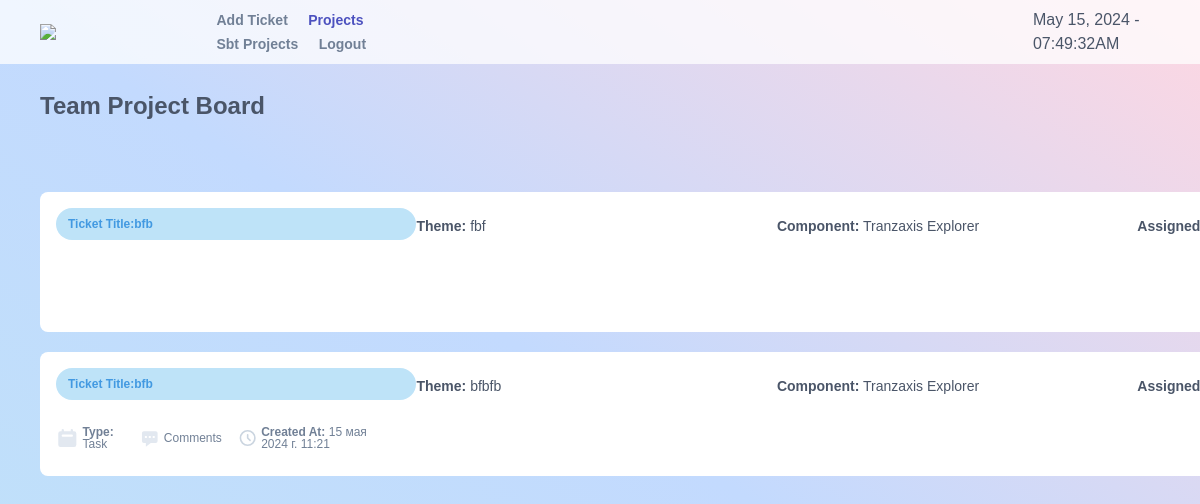
The page /user_tickets/ (signed in) on the database its author committed.
### myapp/models.py (models this page shows, shortened)
class Ticket(models.Model):
    STATUS_CHOICES = (
        ('open', 'Open'),
        ('closed', 'Closed'),
        ('in_progress', 'In process'),
    )
    COMPONENT_CHOICES = (
        ('Tranzaxis Explorer', 'Tranzaxis Explorer'),
        ('Tranzaxis WEB-Explorer', 'Tranzaxis WEB-Explorer'),
        ('3DS Server', '3DS Server'),
        ('TXPG', 'TXPG'),
    )
    TYPE_CHOICES = (
        ('task', 'Задача'),
        ('question', 'Вопрос'),
    )
    GROUP_CHOICES = (
    ('spitamen', 'Spitamen'),
    ('sbt', 'Sbt'),
    ('matin', 'Matin'),
    ('ssb', 'Ssb'),
    ('sarvat', 'Sarvat'),
    ('vasl', 'Vasl'),
)
    title = models.CharField(max_length=200)
    type = models.CharField(max_length=10, choices=TYPE_CHOICES)
    component = models.CharField(max_length=50, choices=COMPONENT_CHOICES)
    topic = models.CharField(max_length=200)
    description = models.TextField(max_length=500)
    created_by = models.ForeignKey(User, on_delete=models.CASCADE, related_name='created_tickets')
    sent_to = models.ManyToManyField(User, related_name='received_tickets', blank=True)
    created_at = models.DateTimeField(auto_now_add=True)
    assigned_to = models.ManyToManyField(User, related_name='assigned_tickets', blank=True)
    status = models.CharField(max_length=20, choices=STATUS_CHOICES, default='open')
    group = models.CharField(max_length=20, choices=GROUP_CHOICES)

### myapp/views.py (the view, shortened to what this page needs)
# urls.py: path('user_tickets/', views.user_tickets, name='user_tickets'),
@login_required
def user_tickets(request):
    user_profile = UserProfile.objects.get(user=request.user)
    user = request.user
    users = User.objects.all()
    project_form = TicketForm(request.POST or None, request=request)  # Создание формы для добавления проекта
    group_name = None
    groups = ['spitamen', 'sbt', 'matin', 'ssb', 'sarvat', 'vasl']  # Список всех групп
    for group in groups:
        if getattr(user_profile, group):  # Проверяем, состоит ли пользователь в текущей группе
            group_name = group
            break  # Если пользователь состоит в группе, выходим из цикла
    tickets = Ticket.objects.filter(created_by=user)
    return render(request, 'user_tickets.html', {
        'tickets': tickets,
        'users': users,
        'project_form': project_form,
        'spitamen': user_profile.spitamen,
        'sbt': user_profile.sbt,
        'matin': user_profile.matin,
        'ssb': user_profile.ssb,
        'sarvat': user_profile.sarvat,
        'vasl': user_profile.vasl
    })

### myapp/templates/user_tickets.html (shortened to what this page needs)
<link href="https://unpkg.com/tailwindcss@^1.0/dist/tailwind.min.css" rel="stylesheet">
<div class="flex flex-col w-screen h-screen overflow-auto text-gray-700 bg-gradient-to-tr from-blue-200 via-indigo-200 to-pink-200">
    <div class="flex items-center flex-shrink-0 w-full h-16 px-10 bg-white bg-opacity-75">
      <a class="bl_headerUtils_logo" href="https://www.spitamenbank.tj/"><img src="https://www.spitamenbank.tj/local/templates/sb-main-template/img/logo/logo-horizontal-ru.svg" ></a>
      <div class="ml-10">
        <a class="mx-2 text-sm font-semibold text-gray-600 hover:text-indigo-700" href="{% url 'tickets' %}">Add Ticket</a>
        <a class="mx-2 text-sm font-semibold text-indigo-700" href="{% url 'user_tickets' %}">Projects</a>
        <a class="mx-2 text-sm font-semibold text-gray-600 hover:text-indigo-700" href="{% url 'team_project' %}">{% if spitamen %} Spitamen {% endif %}
          {% if sbt %} Sbt {% endif %}
          {% if vasl %} Vasl {% endif %} Projects</a>
        <a class="mx-2 text-sm font-semibold text-gray-600 hover:text-indigo-700" href="{% url 'login' %}">Logout</a>
      </div>
      <div id="clock">
        <h1 id="date-time"></h1>
      </div>
      <a href="profile.html" class="flex items-center justify-center w-8 h-8 ml-auto overflow-hidden rounded-full cursor-pointer">
      </a>
    </div>
    <div class="px-10 mt-6">
      <h1 class="text-2xl font-bold">
      Team Project Board
      </h1>
    </div>
    <div class="flex flex-grow px-10 mt-4 space-x-6 overflow-auto">
      <div class="flex flex-col flex-shrink-0 w-72" id="sortable-container">
          <div class="flex items-center flex-shrink-0 h-10 px-2">
          </div>
            <div class="ticket-grid">
              {% for ticket in tickets %}
              <div class="ticket-item" data-id="{{ ticket.id }}">
                <div class="flex flex-col pb-2 overflow-auto">
          <div class="inline-grid grid-cols-5 relative flex flex-col items-start p-4 mt-3  bg-white rounded-lg cursor-pointer bg-opacity-90 group hover:bg-opacity-100" draggable="true">
            <span class="flex items-center inline-block h-8 px-3 text-xs font-semibold text-blue-500 bg-blue-200 rounded-full">Ticket Title:</strong>{{ ticket.title }}</span>
            <h4 class="mt-2 text-sm font-medium "><strong>Theme:</strong> {{ ticket.topic }}</h4>
            <h4 class="mt-2 text-sm font-medium"><strong>Component:</strong> {{ ticket.component }}</h4>
            <h4 class="mt-2 text-sm font-medium"><strong>Assigned to:</strong>{% for user in ticket.assigned_to.all %} {{ user.username }}{% endfor %}</h4>
            <form method="post">
            <div class="flex items-center w-full mt-4 text-xs font-medium text-gray-600">
              <div class="flex items-center">
                <h4 class="ml-1 leading-none"><strong>Type:</strong> {% if ticket.type == 'task' %}Task{% else %}Question{% endif %}</h4>
              </div>
              <div class="relative flex items-center ml-4">
                <svg class="relative w-8 h-8 text-gray-300 fill-current" xmlns="http://www.w3.org/2000/svg" viewBox="0 0 20 20" fill="currentColor">
                  <path fill-rule="evenodd" d="M18 5v8a2 2 0 01-2 2h-5l-5 4v-4H4a2 2 0 01-2-2V5a2 2 0 012-2h12a2 2 0 012 2zM7 8H5v2h2V8zm2 0h2v2H9V8zm6 0h-2v2h2V8z" clip-rule="evenodd" />
                </svg>
                  <a class="ml-1 leading-none" href="{% url 'add_comment' ticket.id %}">Comments</a>
                  <div class="flex items-center ml-4">
                    <svg class="h-8 w-8 text-gray-400"  fill="none" viewBox="0 0 24 24" stroke="currentColor">
                      <path stroke-linecap="round" stroke-linejoin="round" stroke-width="2" d="M12 8v4l3 3m6-3a9 9 0 11-18 0 9 9 0 0118 0z"/>
                    </svg>
                    <a class="ml-1 leading-none"><strong>Created At:</strong> {{ ticket.created_at }}</a>
              </div>
            </div>
            <div class="relative flex flex-col items-start p-4 mt-3 bg-white rounded-lg cursor-pointer bg-opacity-90 group hover:bg-opacity-100" draggable="true">
            </div>
          </div>
        </div>
      </div>
            {% endfor %}
    </div>
    </div>
  </div>

### myapp/templates/user_tickets.html (style rules this page uses)
.ticket-grid { width:75% ; display: inline; }
.bl_headerUtils_logo { width: 200px; display: inline; }
#clock { max-width: 600px; margin-left: 640px; }

### rows shown on the page
Ticket: title "bfb", topic "fbf", component "Tranzaxis Explorer"
Ticket: title "bfb", topic "bfbfb", component "Tranzaxis Explorer", type "Task", created_at "15 мая 2024 г. 11:21"
